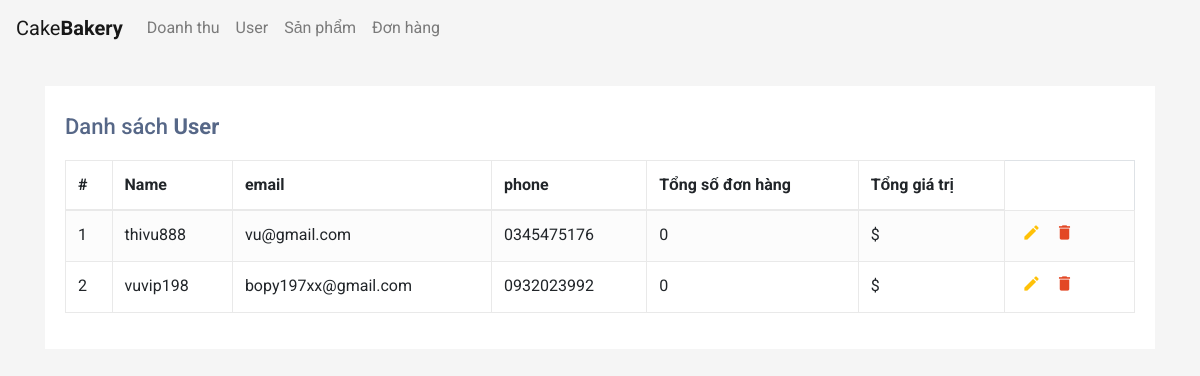
Before: /admin.php?controller=user with the older database file.
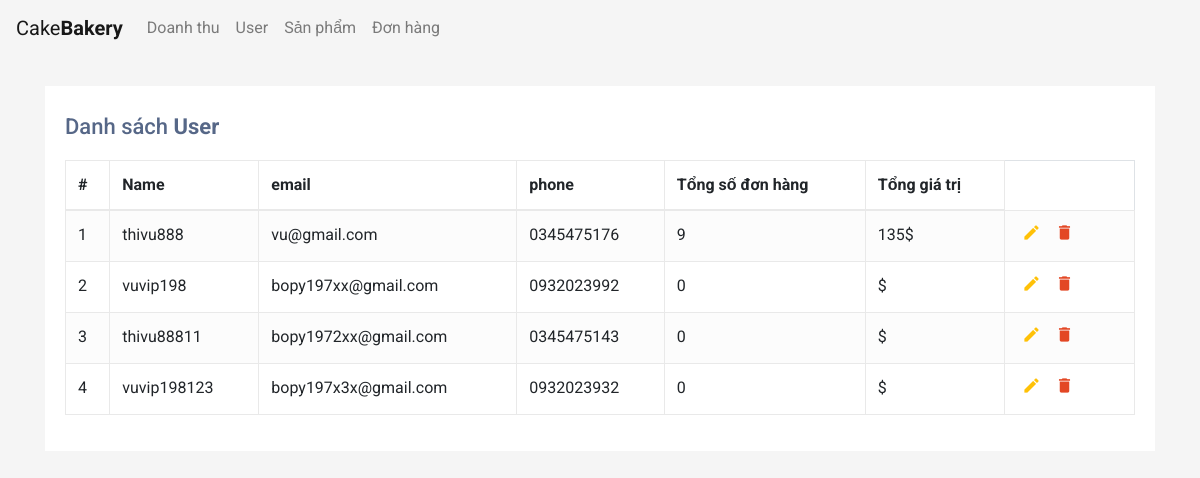
After: the same page with the newer database file.
### tables this page shows
CREATE TABLE `users` (
  `id` int(11) NOT NULL,
  `username` varchar(255) NOT NULL,
  `email` varchar(255) NOT NULL,
  `phone` varchar(255) NOT NULL,
  `create_at` timestamp NOT NULL DEFAULT current_timestamp(),
  `update_at` timestamp NOT NULL DEFAULT current_timestamp(),
  `password` varchar(255) NOT NULL
);

### controllers/BaseController.php (called while the page is built, shortened)
<?php
class BaseController
{
    protected function view($path, $data = [])
    {
        require(self::VIEW_FOLDER_NAME . '/' . str_replace('.', '/', $path) . '.php');
    }
}

### controllers/UserController.php (called while the page is built, shortened)
<?php
class UserController extends BaseController
{
    private $userModel;
    public function __construct()
    {
        $this->userModel = new userModel;
    }
    public function index()
    {
        $users = $this->userModel->getAll();
        return $this->view('fontend.admin.users.index', [
            "users" => $users,
        ]);
    }
}

### admin.php (called while the page is built, shortened)
<?php
require './core/Database.php';
require './models/BaseModel.php';
require './controllers/BaseController.php';
$actionName = $_REQUEST['action'] ?? 'index';
$objectController = new $controllerName;
$objectController->$actionName();

### core/Database.php (called while the page is built, shortened)
<?php
class Database
{
    public function connect()
    {
        $connect = mysqli_connect(self::HOST, self::USERNAME, self::PASSWORD, self::DB_NAME);
        mysqli_set_charset($connect, 'utf8');
        if (mysqli_connect_errno() === 0) {
            return $connect;
        }
        return false;
    }
}

### models/UserModel.php (called while the page is built, shortened)
<?php
class UserModel extends BaseModel
{
    public function getAll($select = ["*"])
    {
        $sql = "SELECT users.* , COUNT(orders.user_id) as 'totalorders', sum(orders.cost)  AS 'totalcost' FROM users LEFT JOIN orders on orders.user_id = users.id GROUP BY users.id";
        return $this->_query($sql);
    }
}

### models/BaseModel.php (called while the page is built, shortened)
<?php
class BaseModel extends Database
{
    public static  $connect;
    public function __construct()
    {
        self::$connect = $this->connect();
    }
    protected function _query($sql)
    {
        $result = self::$connect->query($sql);
        $data = [];
        if ($result) {
            if ($result->num_rows > 0) {
                while ($row = $result->fetch_assoc()) {
                    array_push($data, $row);
                }
            }
        }
        return [
            "data" => $data,
        ];
    }
}

### views/fontend/admin/users/index.php (the view, shortened to what this page needs)
<!DOCTYPE html>
<html lang="en">
<?php require('views/fontend/common/headAdmin.php') ?>
<body>
    <?php require('views/fontend/common/navbarAdmin.php') ?>
    <div class="container-xl">
        <div class="table-responsive">
            <div class="table-wrapper">
                <div class="table-title">
                    <div class="row">
                        <div class="col-sm-8">
                            <h2>Danh sách <b>User</b></h2>
                        </div>
                    </div>
                </div>
                <table class="table table-striped table-hover table-bordered">
                    <thead>
                        <tr>
                            <th>#</th>
                            <th>Name </th>
                            <th>email</th>
                            <th>phone </th>
                            <th>Tổng số đơn hàng</th>
                            <th>Tổng giá trị</th>
                        </tr>
                    </thead>
                    <tbody>
                        <?php if (isset($users['data']) && count($users['data']) > 0) {
                            foreach ($users['data'] as $key => $value) { ?>
                                <tr>
                                    <td><?= $key + 1 ?></td>
                                    <td><?= $value['username'] ?></td>
                                    <td><?= $value['email'] ?></td>
                                    <td><?= $value['phone'] ?></td>
                                    <td><?= $value['totalorders'] ?></td>
                                    <td><?= $value['totalcost'] . "$" ?></td>
                                    <td>
                                        <a href="#modaledituser" data-toggle="modal" onclick="setIdUpdate(<?= $value['id'] ?>)" class="edit" title="Edit" data-toggle="tooltip"><i class="material-icons">&#xE254;</i></a>
                                        <a onclick="setIdUserDelete(<?= $value['id'] ?>)" class="delete" title="Delete" href="#myModal" class="trigger-btn" data-toggle="modal" data-toggle="tooltip"><i class="material-icons">&#xE872;</i></a>
                                    </td>
                                </tr>
                        <?php }
                        } ?>
                    </tbody>
                </table>
            </div>
        </div>
    </div>
</body>
</html>

Changed rows visible on the page:
shown differently, row unchanged: users "thivu888": totalorders "0" → "9"; totalcost (not shown) → "135"
added users: username "thivu88811", email "bopy1972xx@gmail.com", phone "0345475143", totalorders "0"
added users: username "vuvip198123", email "bopy197x3x@gmail.com", phone "0932023932", totalorders "0"
